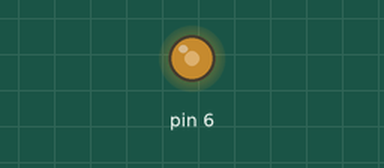
This sketch was run on a simulated Arduino Uno, built with avr-gcc and run on an emulated ATmega328P. Parts: output pins drawn as LEDs (lit = HIGH). At 0.0 s the program stops and its outputs stay as they are.

Above: at 0.1 s.
Timing chart, 0 to 1.5 s (numbered marks = the images above):
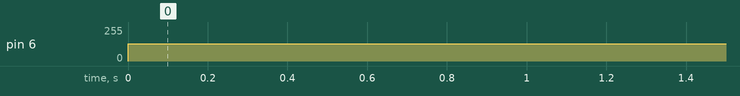

The sketch:

PWM_Pulse.ino
```cpp
// **********************************************
// INCLUDE LIBRARIES
// LINUX: /usr/share/arduino/libraries/
// WINDOWS: ../My Documents\Arduino\libraries
// **********************************************

  #include "TimerOne.h"
  #include <avr/io.h>

// **********************************************
// PIN DEFINITIONS
// **********************************************

// **********************************************
// Variables
// **********************************************

// **********************************************
// Functions
// **********************************************

  int main(void)
  {
    DDRD |= (1 << DDD6);
    // PD6 is now an output

    OCR0A = 128;
    // set PWM for 50% duty cycle

    TCCR0A |= (1 << COM0A1);
    // set none-inverting mode

    TCCR0A |= (1 << WGM01) | (1 << WGM00);
    // set fast PWM Mode

    TCCR0B |= (1 << CS00);
    // set prescaler to 8 and starts PWM

    while (1);
    {
      // we have a working Fast PWM
    }
  }
```

Measured:
- by itself, pin 6: 0/255 → 128/255 at 0.00 s
